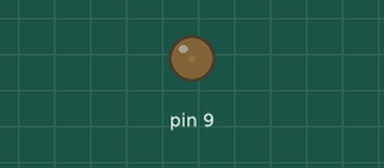
This sketch was run on a simulated Arduino Uno, built with avr-gcc and run on an emulated ATmega328P. On the bench: output pins drawn as LEDs (lit = HIGH).

Above: at 0.05 s.
At 1.15 s:
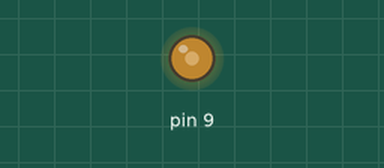
At 2.3 s:
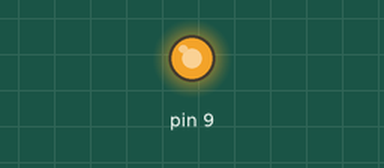
At 4.6 s:
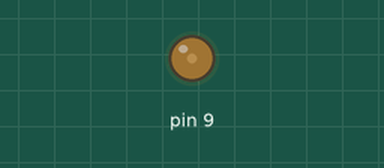
Timing chart, 0 to 6.7 s (numbered marks = the images above):
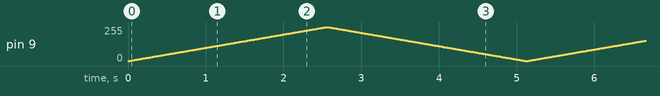

The sketch:

LedPulsante.ino
```cpp
/*******************************************
 * ESEMPIO DI GESTIONE INTENSITÀ LED
 *
 * Author: Stefano Capezzone
 * Ver: 1.0
 *
 * Corso Arduino & Oltre
 *
 *
 */

void setup() {
 // non ho bisogno di impostare nulla nel setup

}

void loop() {

  for (int i=0; i<=255; i++) {
    analogWrite(9,i);
    delay(10);
  }

  for (int i=255; i>=0; i--) {
    analogWrite(9,i);
    delay(10);
  }

}
```
